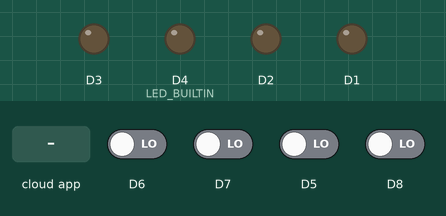
Simulated run of this sketch. Board: ESP8266 (NodeMCU). On the bench: output pins drawn as LEDs (lit = HIGH, except the on-board LED, lit = LOW). Inputs (shaded band) come from the test bench; at power-on: D5–8 LOW. WiFi joins after 1.5 s; servers stay silent unless stated; what the sketch prints to the serial monitor is not drawn.

Above: at 2.7 s.
2.8 s: the phone or cloud app sets 643ba7ad312d40edc3f1e3ce to 0
At 3.2 s:
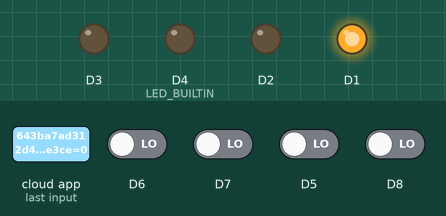
4.3 s: the phone or cloud app sets 643ba7d9312d40edc3f1e430 to 0
At 5.5 s:
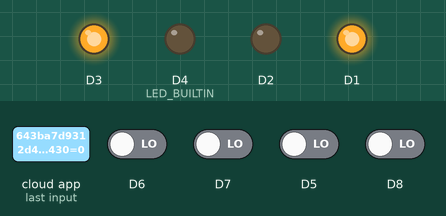
5.8 s: the phone or cloud app sets 643ba7f1918a3c911c7fc6c0 to 0
At 6.7 s:
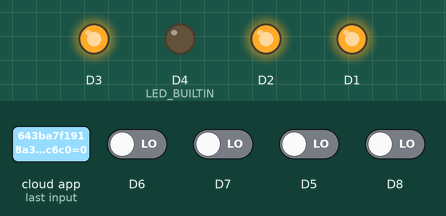
7.3 s: the phone or cloud app sets SWITCH_ID_NO_4_HERE to 1
At 7.8 s:
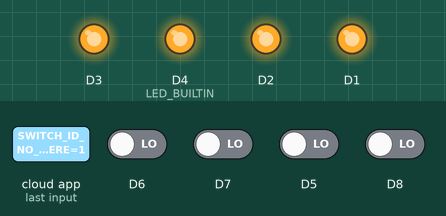
8.8 s: the phone or cloud app sets 643ba7ad312d40edc3f1e3ce to 1
At 10.0 s:
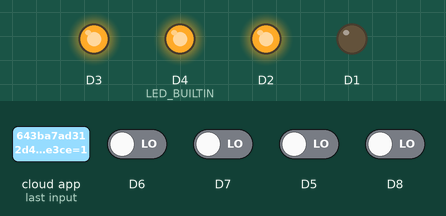
10.3 s: the phone or cloud app sets 643ba7d9312d40edc3f1e430 to 1
At 11.3 s:
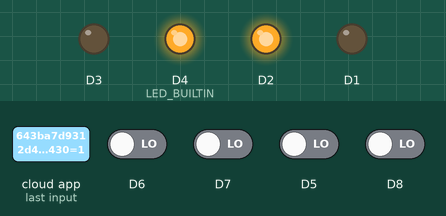
Timing chart, 0 to 12.8 s (numbered marks = the images above; inputs shaded):
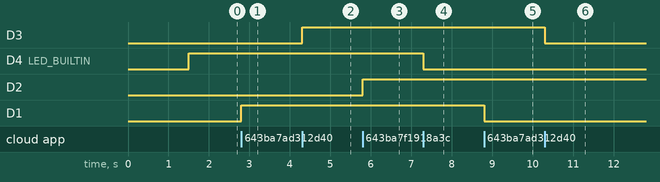

Measured:
- after the input at 2.8 s, D1: LOW → HIGH at once
- after the input at 4.3 s, D3: LOW → HIGH at once
- after the input at 5.8 s, D2: LOW → HIGH at once
- after the input at 7.3 s, D4 (LED_BUILTIN): HIGH → LOW at once
- after the input at 8.8 s, D1: HIGH → LOW at once
- after the input at 10.3 s, D3: HIGH → LOW at once

The sketch:

projet-IOT.ino
```cpp
/*
    ADVANCED example for: how to use up to N SinricPro Switch devices on one ESP module
                          to control N relays and N flipSwitches for manually control:
    - setup N SinricPro switch devices
    - setup N relays
    - setup N flipSwitches to control relays manually
      (flipSwitch can be a tactile button or a toggle switch and is setup in line #52)

    - handle request using just one callback to switch relay
    - handle flipSwitches to switch relays manually and send event to sinricPro server

    - SinricPro deviceId and PIN configuration for relays and buttins is done in std::map<String, deviceConfig_t> devices

    If you encounter any issues:
    - check the readme.md at https://github.com/sinricpro/esp8266-esp32-sdk/blob/master/README.md
    - ensure all dependent libraries are installed
      - see https://github.com/sinricpro/esp8266-esp32-sdk/blob/master/README.md#arduinoide
      - see https://github.com/sinricpro/esp8266-esp32-sdk/blob/master/README.md#dependencies
    - open serial monitor and check whats happening
    - check full user documentation at https://sinricpro.github.io/esp8266-esp32-sdk
    - visit https://github.com/sinricpro/esp8266-esp32-sdk/issues and check for existing issues or open a new one
*/

// Uncomment the following line to enable serial debug output
//#define ENABLE_DEBUG

#ifdef ENABLE_DEBUG
#define DEBUG_ESP_PORT Serial
#define NODEBUG_WEBSOCKETS
#define NDEBUG
#endif

#include <Arduino.h>
#ifdef ESP8266
#include <ESP8266WiFi.h>
#endif
#ifdef ESP32
#include <WiFi.h>
#endif

#include "SinricPro.h"
#include "SinricProSwitch.h"

#include <map>

#define WIFI_SSID         "kristian"
#define WIFI_PASS         "12345678"
#define APP_KEY           "184c0060-d9a0-4f1b-8e56-6e3804db0b2a"      // Should look like "de0bxxxx-1x3x-4x3x-ax2x-5dabxxxxxxxx"
#define APP_SECRET        "1263ec7d-d3f0-4081-9845-4d6aa783be88-94890f7d-1fe8-4007-9751-b8509c852793"   // Should look like "5f36xxxx-x3x7-4x3x-xexe-e86724a9xxxx-4c4axxxx-3x3x-x5xe-x9x3-333d65xxxxxx"

// comment the following line if you use a toggle switches instead of tactile buttons
//#define TACTILE_BUTTON 1

#define BAUD_RATE   9600

#define DEBOUNCE_TIME 250

typedef struct {      // struct for the std::map below
  int relayPIN;
  int flipSwitchPIN;
} deviceConfig_t;


// this is the main configuration
// please put in your deviceId, the PIN for Relay and PIN for flipSwitch
// this can be up to N devices...depending on how much pin's available on your device ;)
// right now we have 4 devicesIds going to 4 relays and 4 flip switches to switch the relay manually
std::map<String, deviceConfig_t> devices = {
  //{deviceId, {relayPIN,  flipSwitchPIN}}
  {"643ba7ad312d40edc3f1e3ce", {  D1, D8 }},
  {"643ba7f1918a3c911c7fc6c0", {  D2, D7 }},
  {"643ba7d9312d40edc3f1e430", {  D3, D6 }},
  {"SWITCH_ID_NO_4_HERE", {  D4, D5 }}
};

typedef struct {      // struct for the std::map below
  String deviceId;
  bool lastFlipSwitchState;
  unsigned long lastFlipSwitchChange;
} flipSwitchConfig_t;

std::map<int, flipSwitchConfig_t> flipSwitches;    // this map is used to map flipSwitch PINs to deviceId and handling debounce and last flipSwitch state checks
// it will be setup in "setupFlipSwitches" function, using informations from devices map

void setupRelays() {
  for (auto &device : devices) {           // for each device (relay, flipSwitch combination)
    int relayPIN = device.second.relayPIN; // get the relay pin
    pinMode(relayPIN, OUTPUT);             // set relay pin to OUTPUT
  }
}

void setupFlipSwitches() {
  for (auto &device : devices)  {                     // for each device (relay / flipSwitch combination)
    flipSwitchConfig_t flipSwitchConfig;              // create a new flipSwitch configuration

    flipSwitchConfig.deviceId = device.first;         // set the deviceId
    flipSwitchConfig.lastFlipSwitchChange = 0;        // set debounce time
    flipSwitchConfig.lastFlipSwitchState = false;     // set lastFlipSwitchState to false (LOW)

    int flipSwitchPIN = device.second.flipSwitchPIN;  // get the flipSwitchPIN

    flipSwitches[flipSwitchPIN] = flipSwitchConfig;   // save the flipSwitch config to flipSwitches map
    pinMode(flipSwitchPIN, INPUT);                   // set the flipSwitch pin to INPUT
  }
}

bool onPowerState(String deviceId, bool &state)
{
  Serial.printf("%s: %s\r\n", deviceId.c_str(), state ? "on" : "off");
  int relayPIN = devices[deviceId].relayPIN; // get the relay pin for corresponding device
  digitalWrite(relayPIN, !state);             // set the new relay state
  return true;
}

void handleFlipSwitches() {
  unsigned long actualMillis = millis();                                          // get actual millis
  for (auto &flipSwitch : flipSwitches) {                                         // for each flipSwitch in flipSwitches map
    unsigned long lastFlipSwitchChange = flipSwitch.second.lastFlipSwitchChange;  // get the timestamp when flipSwitch was pressed last time (used to debounce / limit events)

    if (actualMillis - lastFlipSwitchChange > DEBOUNCE_TIME) {                    // if time is > debounce time...

      int flipSwitchPIN = flipSwitch.first;                                       // get the flipSwitch pin from configuration
      bool lastFlipSwitchState = flipSwitch.second.lastFlipSwitchState;           // get the lastFlipSwitchState
      bool flipSwitchState = digitalRead(flipSwitchPIN);                          // read the current flipSwitch state
      if (flipSwitchState != lastFlipSwitchState) {                               // if the flipSwitchState has changed...
#ifdef TACTILE_BUTTON
        if (flipSwitchState) {                                                    // if the tactile button is pressed
#endif
          flipSwitch.second.lastFlipSwitchChange = actualMillis;                  // update lastFlipSwitchChange time
          String deviceId = flipSwitch.second.deviceId;                           // get the deviceId from config
          int relayPIN = devices[deviceId].relayPIN;                              // get the relayPIN from config
          bool newRelayState = !digitalRead(relayPIN);                            // set the new relay State
          digitalWrite(relayPIN, newRelayState);                                  // set the trelay to the new state

          SinricProSwitch &mySwitch = SinricPro[deviceId];                        // get Switch device from SinricPro
          mySwitch.sendPowerStateEvent(!newRelayState);                            // send the event
#ifdef TACTILE_BUTTON
        }
#endif
        flipSwitch.second.lastFlipSwitchState = flipSwitchState;                  // update lastFlipSwitchState
      }
    }
  }
}

void setupWiFi()
{
  Serial.printf("\r\n[Wifi]: Connecting");
  WiFi.begin(WIFI_SSID, WIFI_PASS);

  while (WiFi.status() != WL_CONNECTED)
  {
    Serial.printf(".");
    delay(250);
  }
  digitalWrite(LED_BUILTIN, HIGH);
  Serial.printf("connected!\r\n[WiFi]: IP-Address is %s\r\n", WiFi.localIP().toString().c_str());
}

void setupSinricPro()
{
  for (auto &device : devices)
  {
    const char *deviceId = device.first.c_str();
    SinricProSwitch &mySwitch = SinricPro[deviceId];
    mySwitch.onPowerState(onPowerState);
  }

  SinricPro.begin(APP_KEY, APP_SECRET);
  SinricPro.restoreDeviceStates(true);
}

void setup()
{
  Serial.begin(BAUD_RATE);
  setupRelays();
  setupFlipSwitches();
  setupWiFi();
  setupSinricPro();
}

void loop()
{
  SinricPro.handle();
  handleFlipSwitches();
}
```
